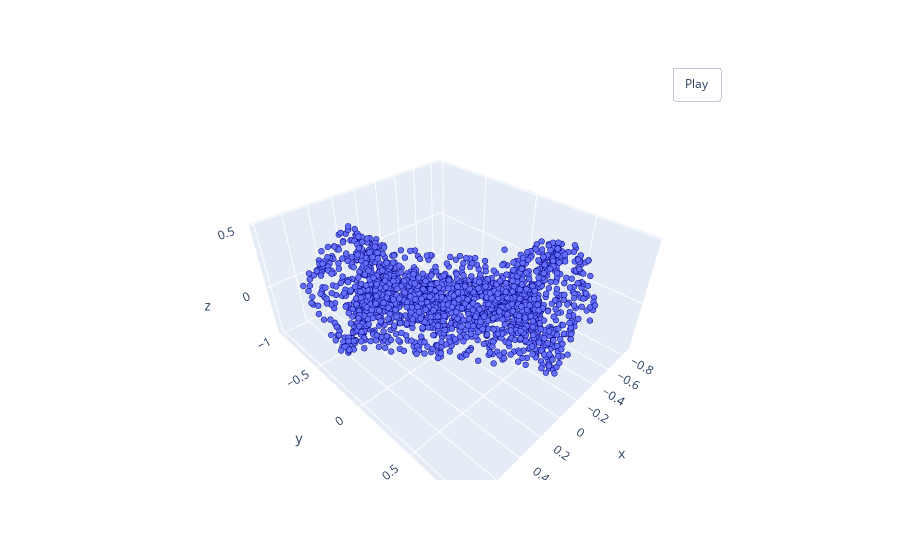

Source (notebook cell):
### Code cell
rot_pointcloud = RandRotation_z()(norm_pointcloud)
noisy_rot_pointcloud = RandomNoise()(rot_pointcloud)
pcshow(*noisy_rot_pointcloud.T)

### Figure 1 — Plotly figure (JSON) as saved in the notebook; plotly's stock layout.template omitted (floating-point values rounded to 4 significant figures; data arrays with more than 128 entries replaced by an {"elided": "..."} marker saying what was removed)
{"data": [{"marker": {"line": {"color": "navy", "width": 1}, "size": 2}, "mode": "markers", "type": "scatter3d", "x": {"elided": "2048 float values"}, "y": {"elided": "2048 float values"}, "z": {"elided": "2048 float values"}}], "layout": {"updatemenus": [{"buttons": [{"args": [null, {"frame": {"duration": 50, "redraw": true}, "fromcurrent": true, "mode": "immediate", "transition": {"duration": 0}}], "label": "Play", "method": "animate"}], "pad": {"r": 10, "t": 45}, "showactive": false, "type": "buttons", "x": 0.8, "xanchor": "left", "y": 1, "yanchor": "bottom"}]}}
